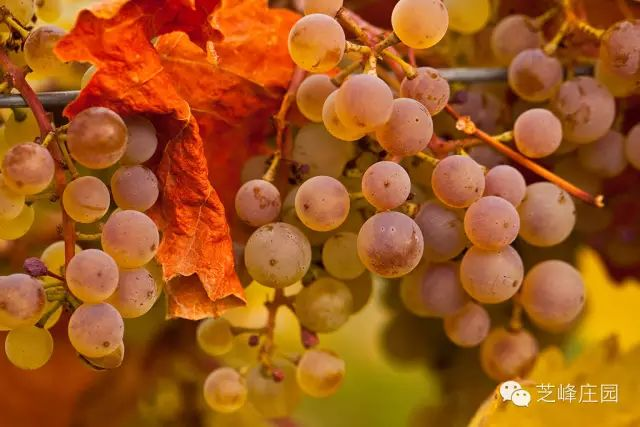
#> input picture plant_disease_server/uploads/IMG_1812.JPG, 640 x 427 px; its folder holds only this picture in this run
$ python -i Stitcher.py   (imports and definitions only)
#> lines starting #> are read from the running program, lines starting #| are printed output that depends on the picture
# coding=utf-8

import numpy as np
import logging
import imutils
import cv2
import os

# [1 line not run here, left out]


class Stitcher:
	def __init__(self):
		self.logger = logging.getLogger()

	# 拼接函数
	def stitch(self, images, ratio=0.75, reprojThresh=4.0, showMatches=False):
		# 获取输入图片
		(imageB, imageA) = images
		# 检测A、B图片的SIFT关键特征点，并计算特征描述子
		(kpsA, featuresA) = self.extractFeatures(imageA)
		(kpsB, featuresB) = self.extractFeatures(imageB)

		# 匹配两张图片的所有特征点，返回匹配结果
		M = self.matchKeypoints(kpsA, kpsB, featuresA, featuresB, ratio, reprojThresh)

		# 如果返回结果为空，没有匹配成功的特征点，退出算法
		if M is None:
			return None

		# 否则，提取匹配结果
		# H是3x3视角变换矩阵
		(matches, H, status) = M
		# 将图片A进行视角变换，result是变换后图片
		result = cv2.warpPerspective(imageA, H, (imageA.shape[1] + imageB.shape[1], 3 * imageA.shape[0]))
		# 将图片B传入result图片最左端
		result[0:imageB.shape[0], 0:imageB.shape[1]] = imageB

		# 检测是否需要显示图片匹配
		if showMatches:
			# 生成匹配图片
			vis = self.drawMatches(imageA, imageB, kpsA, kpsB, matches, status)
			# 返回结果
			return (result, vis)

		# 返回匹配结果
		return result

	# [75 lines left out: functions extractFeatures, matchKeypoints, drawMatches, not called in this run]


# [23 lines not run here, left out]
	# cv2.destroyAllWindows()

>>> import cv2
>>> picture = cv2.imread('../plant_disease_server/uploads/IMG_1812.JPG', cv2.IMREAD_GRAYSCALE)
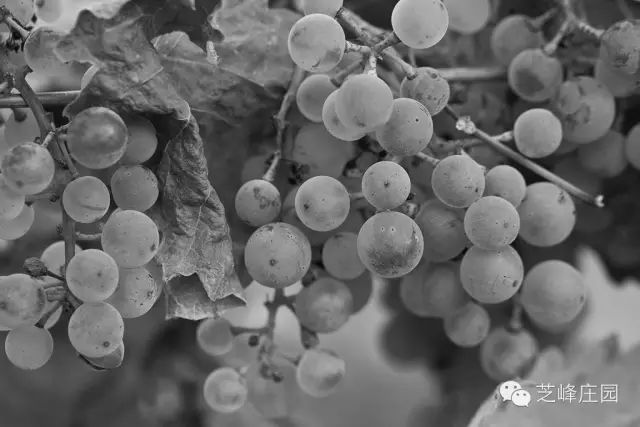
#> picture: shape (427, 640); min 3, max 255, mean 103.4
>>> result = Stitcher().stitch(picture)
#> (the run stopped early here; a loop or call above may not have finished)

$ run again, on plant_disease_server/uploads/IMG_1817.JPG
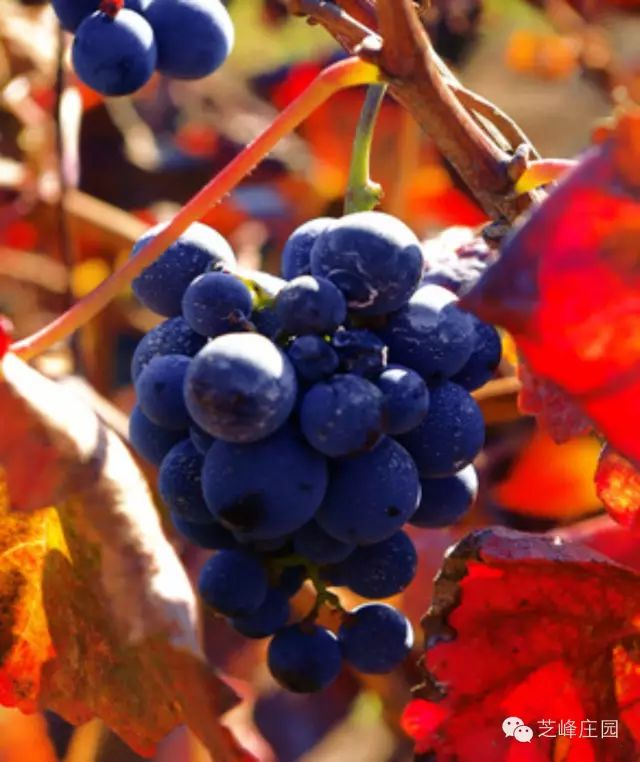
#> input picture plant_disease_server/uploads/IMG_1817.JPG, 640 x 762 px
#> `picture = cv2.imread('../plant_disease_server/uploads/IMG_1812.JPG', c..`:
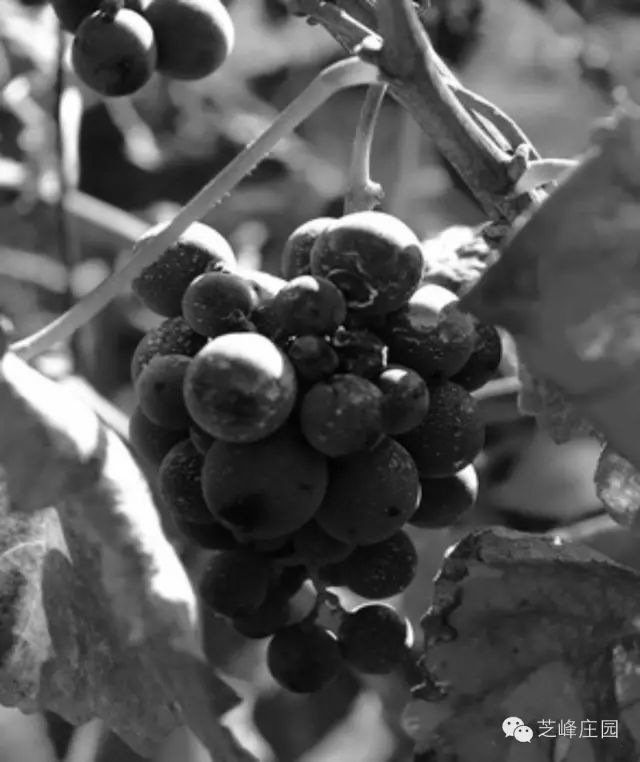
#> picture: shape (762, 640); min 0, max 255, mean 85.6

$ run again, on plant_disease_server/uploads/-1d7b13b54b00052a.jpg.JPG
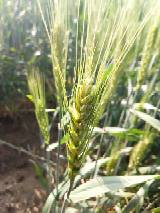
#> input picture plant_disease_server/uploads/-1d7b13b54b00052a.jpg.JPG, 160 x 213 px
#> `picture = cv2.imread('../plant_disease_server/uploads/IMG_1812.JPG', c..`:
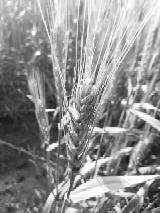
#> picture: shape (213, 160); min 12, max 255, mean 143.8

$ run again, on plant_disease_server/uploads/-2b3411c911e2bfcd.jpg.JPG
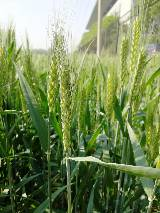
#> input picture plant_disease_server/uploads/-2b3411c911e2bfcd.jpg.JPG, 160 x 213 px
#> `picture = cv2.imread('../plant_disease_server/uploads/IMG_1812.JPG', c..`:
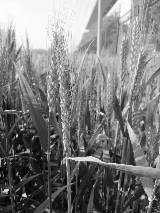
#> picture: shape (213, 160); min 0, max 255, mean 124.7
